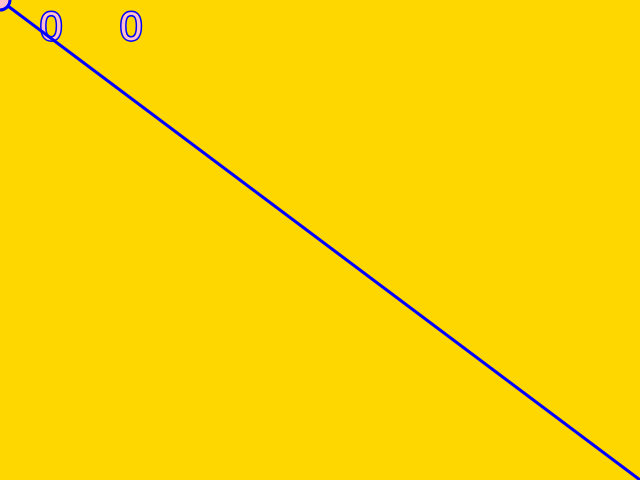
Frame 1 (no input)
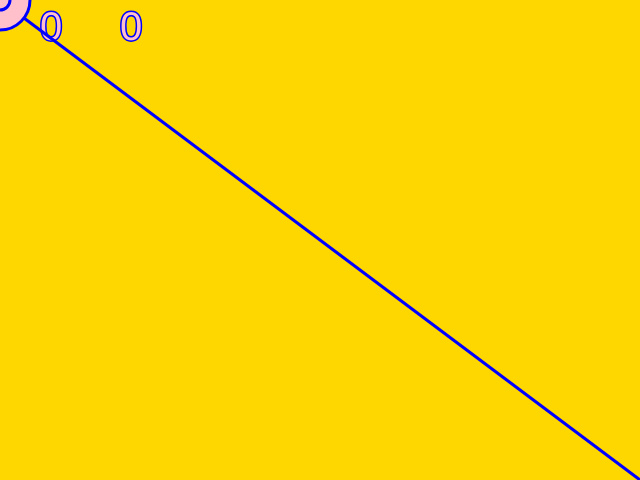
Frame 60 (no input)
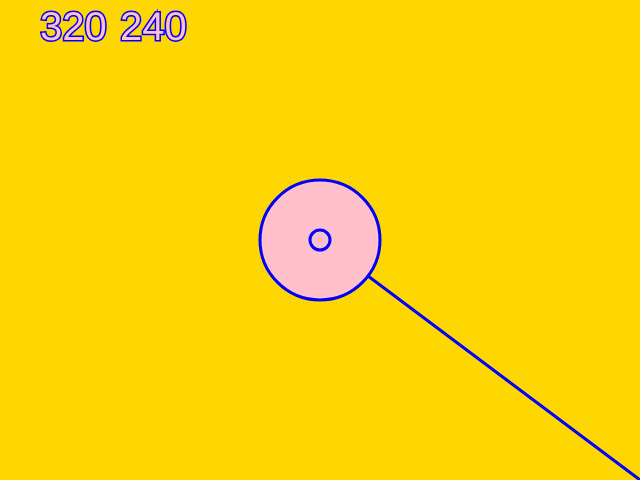
Frame 120 (the mouse pressed at the canvas centre since frame 60)

The p5.js sketch that drew these frames (run headless with seeded random() and noise() and a simulated clock; from frame 60 on, the mouse is pressed at the canvas centre):

// p5.js sketch
// ── sketch.js
var r = 0;
function setup() {
    createCanvas(640, 480);
}
function draw() {
    background("gold");

    strokeWeight(3);
    stroke("blue");

    if (mouseX > width/2) {
        fill("lightblue");
    } else {
        fill("pink");
    }

    textSize(40);
    text(floor(mouseX), 40, 40);
    text(floor(mouseY), 120, 40);

    if (frameCount < 200) {
        r = frameCount;
    } else {
        if (r > 0) {
            r--;
        }
    }

    line(mouseX, mouseY, width, height);

    ellipse(mouseX, mouseY, r, r);

    ellipse(pmouseX, pmouseY, 20, 20);
}



// ── style.css

function setup(){
	createcanvas(640,480);
	function draw ({
		background: ("white");
		stroke("bluse")

		textsize(40);
		text(foor(mousex),40,40);
		text(foor(mousey),120,40);


	})
	background: ("white");
	bule =color ("lightblue);

	stroke("purple");
	noFill();
	strokeWeight(8);

	line width:/2,0,width/2,hight);
	line(0,hight/2,width,hight/2 );
	stroke("darkblue");
	strokeWeight(2);
	 var x=0;
	 var y=0;
	 var ratio=8;
	 var xunit=width/ratio;
	 var yunit=height/ration

}
